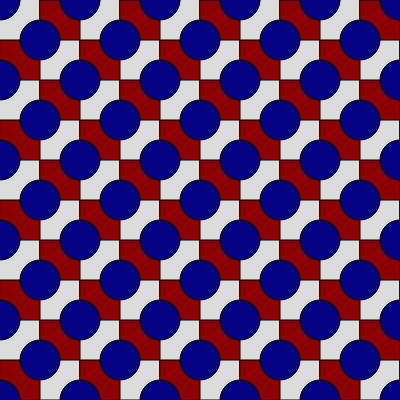
Frame 1 (no input)
Frame 60 (no input): identical to frame 1, image omitted
Frame 120 (the mouse pressed at the canvas centre since frame 60): identical to frame 1, image omitted

The p5.js sketch that drew this single still picture (run headless with seeded random() and noise() and a simulated clock; from frame 60 on, the mouse is pressed at the canvas centre):

// p5.js sketch
// ── sketch.js
function setup() {
  createCanvas(400, 400);
  // rectMode(CENTER);
}

function draw() {
  background(220);
  let W = width / 10;
  let H = height / 10;
  for (let j = 0; j <= height / H; j++) {
    let ypos = j * H;

    for (i = 0; i <= width / W; i++) {
      let xpos = W * i;

      if ((i + j) % 2 == 0) {
        fill("navy");
        circle(xpos, ypos, W);
      } else {
        fill("darkred");
        rect(xpos, ypos, W, H);
      }
    }
  }
}
